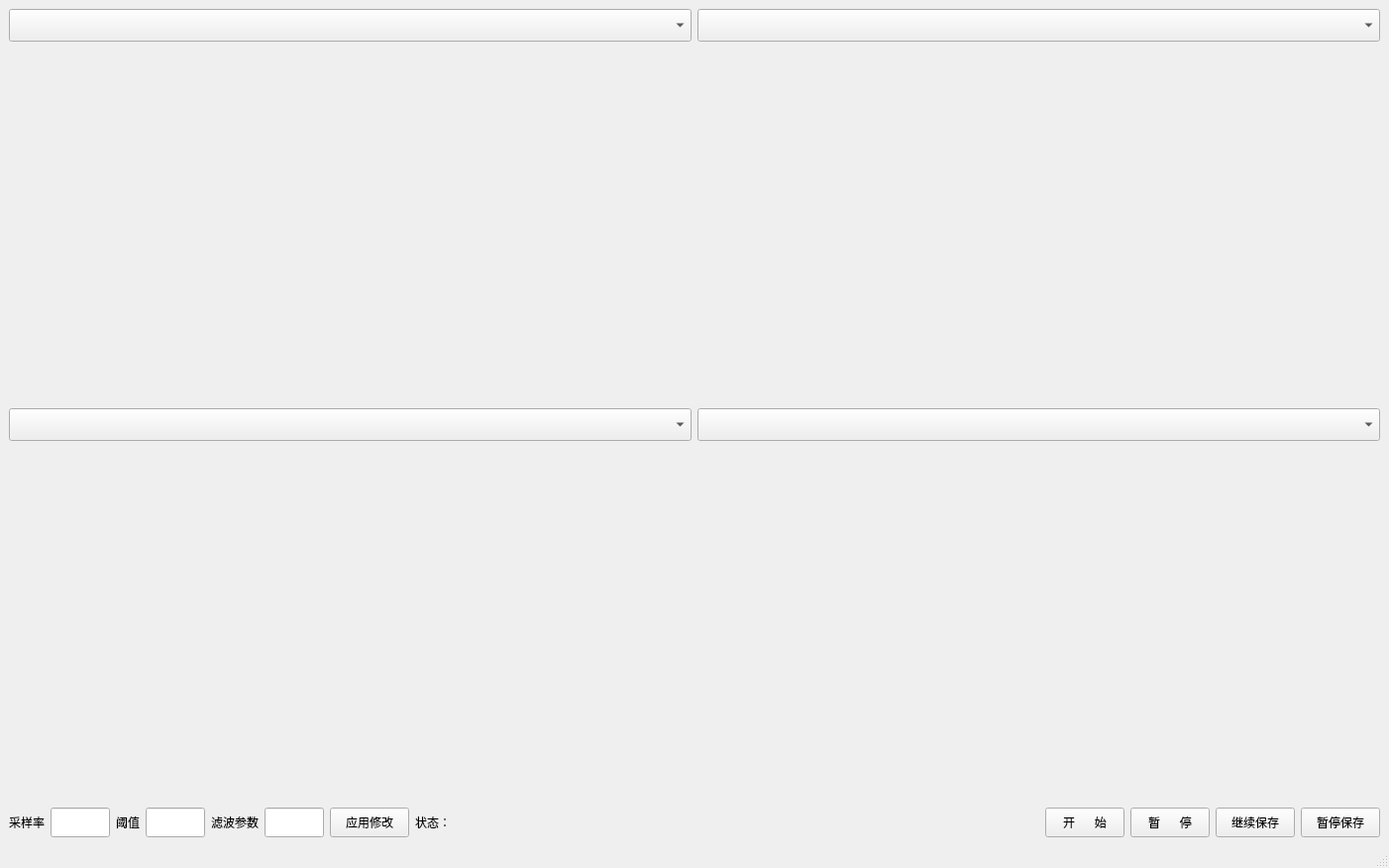
<?xml version="1.0" encoding="UTF-8"?>
<ui version="4.0">
 <class>MainWindow</class>
 <widget class="QMainWindow" name="MainWindow">
  <property name="geometry">
   <rect>
    <x>0</x>
    <y>0</y>
    <width>1402</width>
    <height>876</height>
   </rect>
  </property>
  <property name="windowTitle">
   <string>MainWindow</string>
  </property>
  <widget class="QWidget" name="widget">
   <property name="sizePolicy">
    <sizepolicy hsizetype="Expanding" vsizetype="Expanding">
     <horstretch>0</horstretch>
     <verstretch>0</verstretch>
    </sizepolicy>
   </property>
   <layout class="QGridLayout" name="gridLayout">
    <item row="0" column="0">
     <layout class="QVBoxLayout" name="verticalLayout_9">
      <item>
       <layout class="QHBoxLayout" name="horizontalLayout_10">
        <item>
         <layout class="QVBoxLayout" name="verticalLayout_2" stretch="11">
          <item>
           <layout class="QVBoxLayout" name="verticalLayout" stretch="1,11">
            <item>
             <widget class="QComboBox" name="comboBox_1">
              <property name="sizePolicy">
               <sizepolicy hsizetype="Expanding" vsizetype="Expanding">
                <horstretch>0</horstretch>
                <verstretch>0</verstretch>
               </sizepolicy>
              </property>
             </widget>
            </item>
            <item>
             <widget class="QCustomPlot" name="widget_1" native="true">
              <property name="sizePolicy">
               <sizepolicy hsizetype="Expanding" vsizetype="Expanding">
                <horstretch>0</horstretch>
                <verstretch>0</verstretch>
               </sizepolicy>
              </property>
             </widget>
            </item>
           </layout>
          </item>
         </layout>
        </item>
        <item>
         <layout class="QVBoxLayout" name="verticalLayout_6" stretch="11">
          <item>
           <layout class="QVBoxLayout" name="verticalLayout_5" stretch="1,11">
            <item>
             <widget class="QComboBox" name="comboBox_2">
              <property name="sizePolicy">
               <sizepolicy hsizetype="Expanding" vsizetype="Expanding">
                <horstretch>0</horstretch>
                <verstretch>0</verstretch>
               </sizepolicy>
              </property>
             </widget>
            </item>
            <item>
             <widget class="QCustomPlot" name="widget_2" native="true">
              <property name="sizePolicy">
               <sizepolicy hsizetype="Expanding" vsizetype="Expanding">
                <horstretch>0</horstretch>
                <verstretch>0</verstretch>
               </sizepolicy>
              </property>
             </widget>
            </item>
           </layout>
          </item>
         </layout>
        </item>
       </layout>
      </item>
      <item>
       <layout class="QHBoxLayout" name="horizontalLayout_12">
        <item>
         <layout class="QVBoxLayout" name="verticalLayout_7">
          <item>
           <layout class="QVBoxLayout" name="verticalLayout_3" stretch="1,11">
            <item>
             <widget class="QComboBox" name="comboBox_3">
              <property name="sizePolicy">
               <sizepolicy hsizetype="Expanding" vsizetype="Expanding">
                <horstretch>0</horstretch>
                <verstretch>0</verstretch>
               </sizepolicy>
              </property>
             </widget>
            </item>
            <item>
             <widget class="QCustomPlot" name="widget_3" native="true">
              <property name="sizePolicy">
               <sizepolicy hsizetype="Expanding" vsizetype="Expanding">
                <horstretch>0</horstretch>
                <verstretch>0</verstretch>
               </sizepolicy>
              </property>
             </widget>
            </item>
           </layout>
          </item>
         </layout>
        </item>
        <item>
         <layout class="QVBoxLayout" name="verticalLayout_8">
          <item>
           <layout class="QVBoxLayout" name="verticalLayout_4" stretch="1,11">
            <item>
             <widget class="QComboBox" name="comboBox_4">
              <property name="sizePolicy">
               <sizepolicy hsizetype="Expanding" vsizetype="Expanding">
                <horstretch>0</horstretch>
                <verstretch>0</verstretch>
               </sizepolicy>
              </property>
             </widget>
            </item>
            <item>
             <widget class="QCustomPlot" name="widget_4" native="true">
              <property name="sizePolicy">
               <sizepolicy hsizetype="Expanding" vsizetype="Expanding">
                <horstretch>0</horstretch>
                <verstretch>0</verstretch>
               </sizepolicy>
              </property>
             </widget>
            </item>
           </layout>
          </item>
         </layout>
        </item>
       </layout>
      </item>
     </layout>
    </item>
    <item row="1" column="0">
     <layout class="QHBoxLayout" name="horizontalLayout_7" stretch="1,5,1">
      <item>
       <layout class="QHBoxLayout" name="horizontalLayout_6">
        <item>
         <layout class="QHBoxLayout" name="horizontalLayout_3">
          <item>
           <widget class="QLabel" name="label_1">
            <property name="sizePolicy">
             <sizepolicy hsizetype="Preferred" vsizetype="Minimum">
              <horstretch>0</horstretch>
              <verstretch>0</verstretch>
             </sizepolicy>
            </property>
            <property name="maximumSize">
             <size>
              <width>16777215</width>
              <height>40</height>
             </size>
            </property>
            <property name="text">
             <string>采样率</string>
            </property>
           </widget>
          </item>
          <item>
           <widget class="QLineEdit" name="lineEdit_1">
            <property name="sizePolicy">
             <sizepolicy hsizetype="Expanding" vsizetype="Minimum">
              <horstretch>0</horstretch>
              <verstretch>0</verstretch>
             </sizepolicy>
            </property>
            <property name="minimumSize">
             <size>
              <width>60</width>
              <height>30</height>
             </size>
            </property>
           </widget>
          </item>
         </layout>
        </item>
        <item>
         <layout class="QHBoxLayout" name="horizontalLayout_4">
          <item>
           <widget class="QLabel" name="label_2">
            <property name="sizePolicy">
             <sizepolicy hsizetype="Preferred" vsizetype="Minimum">
              <horstretch>0</horstretch>
              <verstretch>0</verstretch>
             </sizepolicy>
            </property>
            <property name="maximumSize">
             <size>
              <width>16777215</width>
              <height>40</height>
             </size>
            </property>
            <property name="text">
             <string>阈值</string>
            </property>
           </widget>
          </item>
          <item>
           <widget class="QLineEdit" name="lineEdit_2">
            <property name="sizePolicy">
             <sizepolicy hsizetype="Expanding" vsizetype="Minimum">
              <horstretch>0</horstretch>
              <verstretch>0</verstretch>
             </sizepolicy>
            </property>
            <property name="minimumSize">
             <size>
              <width>60</width>
              <height>30</height>
             </size>
            </property>
            <property name="maximumSize">
             <size>
              <width>16777215</width>
              <height>16777215</height>
             </size>
            </property>
           </widget>
          </item>
         </layout>
        </item>
        <item>
         <layout class="QHBoxLayout" name="horizontalLayout_5">
          <item>
           <widget class="QLabel" name="label_3">
            <property name="sizePolicy">
             <sizepolicy hsizetype="Preferred" vsizetype="Minimum">
              <horstretch>0</horstretch>
              <verstretch>0</verstretch>
             </sizepolicy>
            </property>
            <property name="maximumSize">
             <size>
              <width>16777215</width>
              <height>40</height>
             </size>
            </property>
            <property name="text">
             <string>滤波参数</string>
            </property>
           </widget>
          </item>
          <item>
           <widget class="QLineEdit" name="lineEdit_3">
            <property name="sizePolicy">
             <sizepolicy hsizetype="Expanding" vsizetype="Minimum">
              <horstretch>0</horstretch>
              <verstretch>0</verstretch>
             </sizepolicy>
            </property>
            <property name="minimumSize">
             <size>
              <width>60</width>
              <height>30</height>
             </size>
            </property>
            <property name="maximumSize">
             <size>
              <width>16777215</width>
              <height>16777215</height>
             </size>
            </property>
           </widget>
          </item>
         </layout>
        </item>
        <item>
         <widget class="QPushButton" name="pushButton_5">
          <property name="sizePolicy">
           <sizepolicy hsizetype="Minimum" vsizetype="Minimum">
            <horstretch>0</horstretch>
            <verstretch>0</verstretch>
           </sizepolicy>
          </property>
          <property name="maximumSize">
           <size>
            <width>16777215</width>
            <height>40</height>
           </size>
          </property>
          <property name="text">
           <string>应用修改</string>
          </property>
         </widget>
        </item>
       </layout>
      </item>
      <item>
       <widget class="QLabel" name="label">
        <property name="text">
         <string>状态：</string>
        </property>
       </widget>
      </item>
      <item>
       <layout class="QHBoxLayout" name="horizontalLayout">
        <item>
         <widget class="QPushButton" name="pushButton_1">
          <property name="sizePolicy">
           <sizepolicy hsizetype="Minimum" vsizetype="Minimum">
            <horstretch>0</horstretch>
            <verstretch>0</verstretch>
           </sizepolicy>
          </property>
          <property name="maximumSize">
           <size>
            <width>16777215</width>
            <height>40</height>
           </size>
          </property>
          <property name="text">
           <string>开      始</string>
          </property>
         </widget>
        </item>
        <item>
         <widget class="QPushButton" name="pushButton_2">
          <property name="sizePolicy">
           <sizepolicy hsizetype="Minimum" vsizetype="Minimum">
            <horstretch>0</horstretch>
            <verstretch>0</verstretch>
           </sizepolicy>
          </property>
          <property name="maximumSize">
           <size>
            <width>16777215</width>
            <height>40</height>
           </size>
          </property>
          <property name="text">
           <string>暂      停</string>
          </property>
         </widget>
        </item>
        <item>
         <widget class="QPushButton" name="pushButton_3">
          <property name="sizePolicy">
           <sizepolicy hsizetype="Minimum" vsizetype="Minimum">
            <horstretch>0</horstretch>
            <verstretch>0</verstretch>
           </sizepolicy>
          </property>
          <property name="maximumSize">
           <size>
            <width>16777215</width>
            <height>40</height>
           </size>
          </property>
          <property name="text">
           <string>继续保存</string>
          </property>
         </widget>
        </item>
        <item>
         <widget class="QPushButton" name="pushButton_4">
          <property name="sizePolicy">
           <sizepolicy hsizetype="Minimum" vsizetype="Minimum">
            <horstretch>0</horstretch>
            <verstretch>0</verstretch>
           </sizepolicy>
          </property>
          <property name="maximumSize">
           <size>
            <width>16777215</width>
            <height>40</height>
           </size>
          </property>
          <property name="text">
           <string>暂停保存</string>
          </property>
         </widget>
        </item>
       </layout>
      </item>
     </layout>
    </item>
   </layout>
  </widget>
  <widget class="QStatusBar" name="statusbar"/>
  <widget class="QMenuBar" name="menubar">
   <property name="geometry">
    <rect>
     <x>0</x>
     <y>0</y>
     <width>1402</width>
     <height>24</height>
    </rect>
   </property>
  </widget>
  <action name="actionStart">
   <property name="text">
    <string>Start</string>
   </property>
  </action>
 </widget>
 <customwidgets>
  <customwidget>
   <class>QCustomPlot</class>
   <extends>QWidget</extends>
   <header location="global">qcustomplot.h</header>
   <container>1</container>
  </customwidget>
 </customwidgets>
 <tabstops>
  <tabstop>comboBox_1</tabstop>
  <tabstop>comboBox_2</tabstop>
  <tabstop>comboBox_3</tabstop>
  <tabstop>comboBox_4</tabstop>
 </tabstops>
 <resources/>
 <connections/>
</ui>
